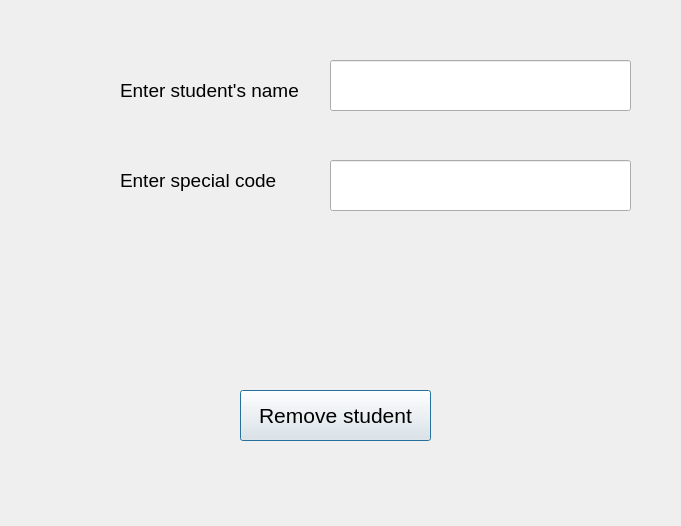
<?xml version="1.0" encoding="UTF-8"?>
<ui version="4.0">
 <class>RemoveStudent</class>
 <widget class="QDialog" name="RemoveStudent">
  <property name="geometry">
   <rect>
    <x>0</x>
    <y>0</y>
    <width>681</width>
    <height>526</height>
   </rect>
  </property>
  <property name="windowTitle">
   <string>Dialog</string>
  </property>
  <widget class="QPushButton" name="removestudent">
   <property name="geometry">
    <rect>
     <x>240</x>
     <y>390</y>
     <width>191</width>
     <height>51</height>
    </rect>
   </property>
   <property name="font">
    <font>
     <pointsize>16</pointsize>
    </font>
   </property>
   <property name="text">
    <string>Remove student</string>
   </property>
  </widget>
  <widget class="QLineEdit" name="lusername">
   <property name="geometry">
    <rect>
     <x>330</x>
     <y>60</y>
     <width>301</width>
     <height>51</height>
    </rect>
   </property>
   <property name="font">
    <font>
     <pointsize>16</pointsize>
    </font>
   </property>
  </widget>
  <widget class="QLineEdit" name="lpassword">
   <property name="geometry">
    <rect>
     <x>330</x>
     <y>160</y>
     <width>301</width>
     <height>51</height>
    </rect>
   </property>
   <property name="font">
    <font>
     <pointsize>16</pointsize>
    </font>
   </property>
  </widget>
  <widget class="QLabel" name="label">
   <property name="geometry">
    <rect>
     <x>120</x>
     <y>160</y>
     <width>191</width>
     <height>41</height>
    </rect>
   </property>
   <property name="font">
    <font>
     <pointsize>14</pointsize>
    </font>
   </property>
   <property name="text">
    <string>Enter special code</string>
   </property>
  </widget>
  <widget class="QLabel" name="label_2">
   <property name="geometry">
    <rect>
     <x>120</x>
     <y>70</y>
     <width>191</width>
     <height>41</height>
    </rect>
   </property>
   <property name="font">
    <font>
     <pointsize>14</pointsize>
    </font>
   </property>
   <property name="text">
    <string>Enter student's name</string>
   </property>
  </widget>
 </widget>
 <resources/>
 <connections/>
</ui>
